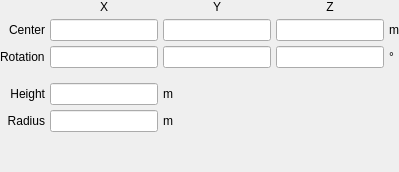
         <widget class="QWidget" name="cone_implicit">
          <layout class="QGridLayout" name="gridLayout_17">
           <property name="leftMargin">
            <number>0</number>
           </property>
           <property name="topMargin">
            <number>0</number>
           </property>
           <property name="rightMargin">
            <number>0</number>
           </property>
           <property name="bottomMargin">
            <number>0</number>
           </property>
           <property name="spacing">
            <number>5</number>
           </property>
           <item row="6" column="1">
            <spacer name="verticalSpacer_17">
             <property name="orientation">
              <enum>Qt::Vertical</enum>
             </property>
             <property name="sizeHint" stdset="0">
              <size>
               <width>20</width>
               <height>40</height>
              </size>
             </property>
            </spacer>
           </item>
           <item row="1" column="0">
            <widget class="QLabel" name="label_39">
             <property name="text">
              <string>Center</string>
             </property>
             <property name="alignment">
              <set>Qt::AlignRight|Qt::AlignTrailing|Qt::AlignVCenter</set>
             </property>
            </widget>
           </item>
           <item row="1" column="3">
            <widget class="LineEdit" name="lineedit_cone_implicit_centerz"/>
           </item>
           <item row="5" column="0">
            <widget class="QLabel" name="label_38">
             <property name="text">
              <string>Radius</string>
             </property>
             <property name="alignment">
              <set>Qt::AlignRight|Qt::AlignTrailing|Qt::AlignVCenter</set>
             </property>
            </widget>
           </item>
           <item row="1" column="2">
            <widget class="LineEdit" name="lineedit_cone_implicit_centery"/>
           </item>
           <item row="1" column="1">
            <widget class="LineEdit" name="lineedit_cone_implicit_centerx"/>
           </item>
           <item row="4" column="0">
            <widget class="QLabel" name="label_34">
             <property name="text">
              <string>Height</string>
             </property>
             <property name="alignment">
              <set>Qt::AlignRight|Qt::AlignTrailing|Qt::AlignVCenter</set>
             </property>
            </widget>
           </item>
           <item row="2" column="0">
            <widget class="QLabel" name="label_40">
             <property name="text">
              <string>Rotation</string>
             </property>
            </widget>
           </item>
           <item row="2" column="1">
            <widget class="LineEdit" name="lineedit_cone_implicit_rotationx"/>
           </item>
           <item row="2" column="2">
            <widget class="LineEdit" name="lineedit_cone_implicit_rotationy"/>
           </item>
           <item row="2" column="3">
            <widget class="LineEdit" name="lineedit_cone_implicit_rotationz"/>
           </item>
           <item row="0" column="1">
            <widget class="QLabel" name="label_189">
             <property name="text">
              <string>X</string>
             </property>
             <property name="alignment">
              <set>Qt::AlignCenter</set>
             </property>
            </widget>
           </item>
           <item row="1" column="4">
            <widget class="QLabel" name="label_192">
             <property name="text">
              <string>m</string>
             </property>
            </widget>
           </item>
           <item row="2" column="4">
            <widget class="QLabel" name="label_193">
             <property name="text">
              <string>°</string>
             </property>
            </widget>
           </item>
           <item row="4" column="2">
            <widget class="QLabel" name="label_194">
             <property name="text">
              <string>m</string>
             </property>
            </widget>
           </item>
           <item row="4" column="1">
            <widget class="LineEdit" name="lineedit_cone_implicit_height"/>
           </item>
           <item row="5" column="1">
            <widget class="LineEdit" name="lineedit_cone_implicit_radius"/>
           </item>
           <item row="0" column="2">
            <widget class="QLabel" name="label_190">
             <property name="text">
              <string>Y</string>
             </property>
             <property name="alignment">
              <set>Qt::AlignCenter</set>
             </property>
            </widget>
           </item>
           <item row="0" column="3">
            <widget class="QLabel" name="label_191">
             <property name="text">
              <string>Z</string>
             </property>
             <property name="alignment">
              <set>Qt::AlignCenter</set>
             </property>
            </widget>
           </item>
           <item row="5" column="2">
            <widget class="QLabel" name="label_195">
             <property name="text">
              <string>m</string>
             </property>
            </widget>
           </item>
           <item row="3" column="1">
            <spacer name="verticalSpacer_41">
             <property name="orientation">
              <enum>Qt::Vertical</enum>
             </property>
             <property name="sizeType">
              <enum>QSizePolicy::Maximum</enum>
             </property>
             <property name="sizeHint" stdset="0">
              <size>
               <width>20</width>
               <height>10</height>
              </size>
             </property>
            </spacer>
           </item>
          </layout>
         </widget>
